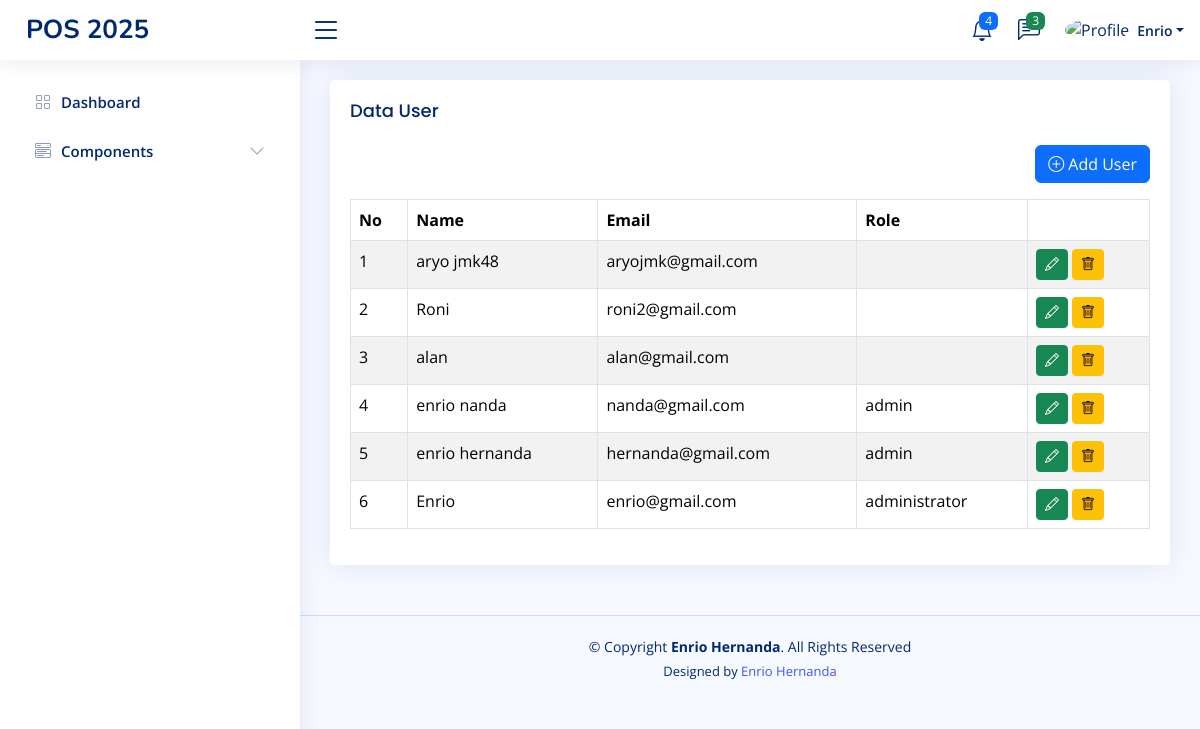
Page /home.php?page=user (signed in) on the committed database.
### tables this page shows
CREATE TABLE `users` (
  `id` int(11) NOT NULL,
  `name` varchar(100) DEFAULT NULL,
  `email` varchar(100) DEFAULT NULL,
  `password` varchar(100) DEFAULT NULL,
  `created_at` timestamp NOT NULL DEFAULT current_timestamp(),
  `updated_at` timestamp NOT NULL DEFAULT current_timestamp() ON UPDATE current_timestamp(),
  `role_id` int(11) DEFAULT NULL,
  `deleted_at` datetime DEFAULT NULL
);

CREATE TABLE `roles` (
  `id` int(11) NOT NULL,
  `name` varchar(30) DEFAULT NULL,
  `created_at` timestamp NOT NULL DEFAULT current_timestamp(),
  `updated_at` timestamp NOT NULL DEFAULT current_timestamp() ON UPDATE current_timestamp()
);

### pages/user.php (the view, shortened to what this page needs)
<?php
require_once "config/koneksi.php";
$query = mysqli_query($koneksi, "SELECT r.name AS role_name, u.* FROM users u LEFT JOIN roles r ON r.id = u.role_id WHERE deleted_at IS NULL ORDER BY u.id DESC");
$users = mysqli_fetch_all($query, MYSQLI_ASSOC);
?>
<div class="row">
    <div class="col-sm-12">
        <div class="card">
            <div class="card-body">
                <h3 class="card-title">Data User</h3>
                <div class="mb-3" align="right">
                    <a href="?page=tambah-user" class="btn btn-primary">
                        <i class="bi bi-plus-circle"></i> Add User
                    </a>
                </div>
                <table class="table table-bordered table-striped">
                    <thead>
                        <tr>
                            <th>No</th>
                            <th>Name</th>
                            <th>Email</th>
                            <th>Role</th>
                            <th></th>
                        </tr>
                    </thead>
                    <tbody>
                        <?php foreach ($users as $key => $value): ?>
                            <tr>
                                <td><?php echo $key += 1 ?></td>
                                <td><?php echo $value['name'] ?></td>
                                <td><?php echo $value['email'] ?></td>
                                <td><?php echo $value['role_name'] ?></td>
                                <td>
                                    <a class="btn btn-success btn-sm"
                                        href="tambah-user.php?edit=<?php echo $value['id'] ?>">
                                        <i class="bi bi-pencil"></i>
                                    </a>
                                    <a class="btn btn-warning btn-sm"
                                        onclick="return confirm('Apakah anda yakin akan menghapus data ini?')"
                                        href="user.php?delete=<?php echo $value['id'] ?>">
                                        <i class="bi bi-trash"></i>
                                    </a>
                                </td>
                            </tr>
                        <?php endforeach ?>
                    </tbody>
                </table>
            </div>
        </div>
    </div>
</div>

### assets/css/style.css (style rules this page uses)
:root { scroll-behavior: smooth; }
body { font-family: "Open Sans", sans-serif; background: #f6f9ff; color: #444444; }
a { color: #4154f1; text-decoration: none; }
h1, h2, h3, h4, h5, h6 { font-family: "Nunito", sans-serif; }
.card { margin-bottom: 30px; border: none; border-radius: 5px; box-shadow: 0px 0 30px rgba(1, 41, 112, 0.1); }
.card-title { padding: 20px 0 15px 0; font-size: 18px; font-weight: 500; color: #012970; font-family: "Poppins", sans-serif; }
.card-body { padding: 0 20px 20px 20px; }

### rows in the picture
users: key "1", name "aryo jmk48", email "aryojmk@gmail.com"
users: key "2", name "Roni", email "roni2@gmail.com"
users: key "3", name "alan", email "alan@gmail.com"
users: key "4", name "enrio nanda", email "nanda@gmail.com", role.name "admin"
users: key "5", name "enrio hernanda", email "hernanda@gmail.com", role.name "admin"
users: key "6", name "Enrio", email "enrio@gmail.com", role.name "administrator"

### other values in the picture
$_SESSION['NAME'] "Enrio"
